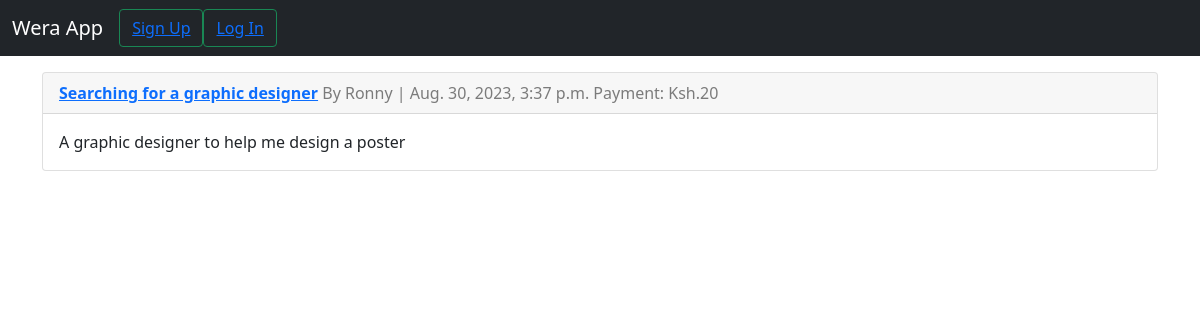
The app's page /jobs/2/ with its own data.
### jobs/models.py (models this page shows, shortened)
class Jobs(models.Model):
    title = models.CharField(max_length=300)
    employer = models.ForeignKey(
        get_user_model(),
        on_delete=models.CASCADE
    )
    date_created = models.DateTimeField(auto_now_add=True)
    content = models.TextField()
    payment = models.PositiveIntegerField(default=20)

### accounts/models.py (models this page shows)
class CustomUser(AbstractUser):
    UNI_CHOICES = [
        ("KU", "Kenyatta University"),
        ("JKUAT", "Jomo Kenyatta Univeristy Of Agriculture and Technology"),
        ("TUK", "Technical University of Kenya"),
        ("UON", "University Of Nairobi"),
        ("TUM", "Technical University of Mombasa"),
        ("DeKUT", "Dedan Kimathi University of Technology")
    ]
    university = models.CharField(max_length=100, choices=UNI_CHOICES)
    def __str__(self):
        return self.username

### jobs/views.py (the view)
# urls.py: path("jobs/<int:pk>/", JobDetailView.as_view(), name="job_detail"),
class JobDetailView(DetailView):
    model = Jobs
    template_name = "job_detail.html"
    context_object_name = "job"

### templates/job_detail.html
{% extends 'base.html' %}
{% block content %}
    <div class="card mt-3">
        <div class="card-header">
            <a href=""><strong>{{ job.title }}</strong></a>
            <span class="text-black-50">By {{ job.employer }} | {{ job.date_created }}</span>
            <span class="text-black-50">Payment: Ksh.{{ job.payment }}</span>
        </div>
        <div class="card-body">
            <p class="card-text">{{ job.content }}</p>
        </div>
    </div>
{% endblock %}

### records on screen
Jobs: title "Searching for a graphic designer", employer "Ronny", date_created "Aug. 30, 2023, 3:37 p.m.", payment "20", content "A graphic designer to help me design a poster"
